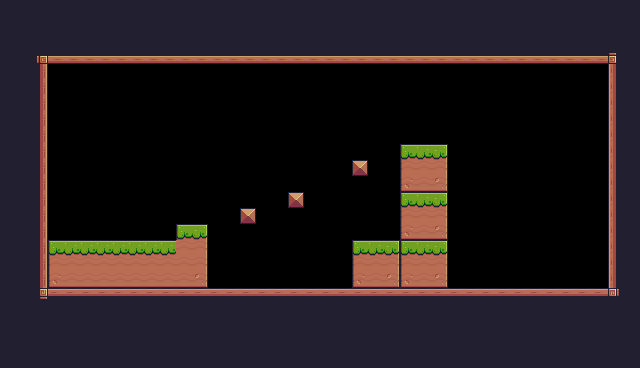

Below is a game level as drawn by its tile map, then a one-line description and the .tmx file that defines it, in full:
An orthogonal 40x23 tile map with 16x16 px tiles, 1 tile layer (Background) and 20 objects (11x Platform, 4x Fruit, Player).

<map version="1.10" tiledversion="1.11.0" orientation="orthogonal" renderorder="right-down" width="40" height="23" tilewidth="16" tileheight="16" infinite="0" nextlayerid="4" nextobjectid="25">
 <tileset firstgid="1" source="Pixel Adventure.tsx" />
 <layer id="1" name="Background" width="40" height="23">
  <data encoding="csv">
24,24,24,24,24,24,24,24,24,24,24,24,24,24,24,24,24,24,24,24,24,24,24,24,24,24,24,24,24,24,24,24,24,24,24,24,24,24,24,24,
24,24,24,24,24,24,24,24,24,24,24,24,24,24,24,24,24,24,24,24,24,24,24,24,24,24,24,24,24,24,24,24,24,24,24,24,24,24,24,24,
24,24,24,112,112,112,112,112,112,112,112,112,112,24,24,24,24,24,24,24,24,24,24,24,24,24,24,24,24,24,24,24,24,24,24,24,24,24,24,24,
24,24,92,134,134,134,134,134,134,134,134,134,134,134,134,134,134,134,134,134,134,134,134,134,134,134,134,134,134,134,134,134,134,134,134,134,134,134,93,24,
24,24,113,0,0,0,0,0,0,0,0,0,0,0,0,0,0,0,0,0,0,0,0,0,0,0,0,0,0,0,0,0,0,0,0,0,0,0,111,24,
24,24,113,0,0,0,0,0,0,0,0,0,0,0,0,0,0,0,0,0,0,0,0,0,0,0,0,0,0,0,0,0,0,0,0,0,0,0,111,24,
24,24,113,0,0,0,0,0,0,0,0,0,0,0,0,0,0,0,0,0,0,0,0,0,0,0,0,0,0,0,0,0,0,0,0,0,0,0,111,24,
24,24,113,0,0,0,0,0,0,0,0,0,0,0,0,0,0,0,0,0,0,0,0,0,0,0,0,0,0,0,0,0,0,0,0,0,0,0,111,24,
24,24,113,0,0,0,0,0,0,0,0,0,0,0,0,0,0,0,0,0,0,0,0,0,0,0,0,0,0,0,0,0,0,0,0,0,0,0,111,24,
24,24,113,0,0,0,0,0,0,0,0,0,0,0,136,0,0,0,0,0,0,0,0,0,0,7,8,9,0,0,0,0,0,0,0,0,0,0,111,24,
24,24,113,0,0,0,0,0,0,0,0,0,0,0,0,0,0,0,0,0,0,0,35,0,0,29,30,31,0,0,0,0,0,0,0,0,0,0,111,24,
24,24,113,0,0,0,0,0,0,0,0,0,0,0,0,0,0,0,0,0,0,0,0,0,0,51,52,53,0,0,0,0,0,0,0,0,0,0,111,24,
24,24,113,0,0,0,0,0,0,0,0,0,0,0,0,0,0,0,35,0,0,0,0,0,0,7,8,9,0,0,0,0,0,0,0,0,0,0,111,24,
24,24,113,0,0,0,0,0,0,0,0,0,0,0,0,35,0,0,0,0,0,0,0,0,0,29,30,31,0,0,0,0,0,0,0,0,0,0,111,24,
24,24,113,0,0,0,0,0,0,0,0,7,9,0,0,0,0,0,0,0,0,0,0,0,0,51,52,53,0,0,0,0,0,0,0,0,0,0,111,24,
24,24,113,7,8,8,8,8,8,8,8,30,31,0,0,0,0,0,0,0,0,0,7,8,9,7,8,9,0,0,0,0,0,0,0,0,0,0,111,24,
24,24,113,29,30,30,30,30,30,30,30,30,31,0,0,0,0,0,0,0,0,0,29,30,31,29,30,31,0,0,0,0,0,0,0,0,0,0,111,24,
24,24,113,51,52,52,52,52,52,52,52,52,53,0,0,0,0,0,0,0,0,0,51,52,53,51,52,53,0,0,0,0,0,0,0,0,0,0,111,24,
24,24,114,90,90,90,90,90,90,90,90,90,90,90,90,90,90,90,90,90,90,90,90,90,90,90,90,90,90,90,90,90,90,90,90,90,90,90,115,24,
24,24,24,24,24,24,24,24,24,24,24,24,24,24,24,24,24,24,24,24,24,24,24,24,24,24,24,24,24,24,24,24,24,24,24,24,24,24,24,24,
24,24,24,24,24,24,24,24,24,24,24,24,24,24,24,24,24,24,24,24,24,24,24,24,24,24,24,24,24,24,24,24,24,24,24,24,24,24,24,24,
24,24,24,24,24,24,24,24,24,24,24,24,24,24,24,24,24,24,24,24,24,24,24,24,24,24,24,24,24,24,24,24,24,24,24,24,24,24,24,24,
24,24,24,24,24,24,24,24,24,24,24,24,24,24,24,24,24,24,24,24,24,24,24,24,24,24,24,24,24,24,24,24,24,24,24,24,24,24,24,24
</data>
 </layer>
 <objectgroup id="2" name="SpawnPoints">
  <object id="1" name="Player" type="Player" x="48" y="208" width="31.1314" height="30.7163" />
  <object id="19" name="Apple" type="Fruit" x="176" y="192" width="32" height="32" />
  <object id="20" name="Apple" type="Fruit" x="400" y="112" width="32" height="32" />
  <object id="21" name="Cherries" type="Fruit" x="368" y="208" width="32" height="32" />
  <object id="22" name="Cherries" type="Fruit" x="288" y="160" width="32" height="32" />
 </objectgroup>
 <objectgroup id="3" name="Collisions">
  <object id="4" type="Platform" x="240" y="208" width="16" height="16" />
  <object id="5" type="Platform" x="48" y="240" width="160" height="16" />
  <object id="7" type="Platform" x="240" y="208" width="16" height="16" />
  <object id="8" type="Platform" x="288" y="192" width="16" height="16" />
  <object id="9" type="Platform" x="352" y="160" width="16" height="16" />
  <object id="10" type="Platform" x="400" y="240" width="48" height="48" />
  <object id="11" type="Platform" x="352" y="240" width="48" height="48" />
  <object id="12" x="48" y="288" width="560" height="16" />
  <object id="13" x="32" y="64" width="16" height="224" />
  <object id="14" x="608" y="64" width="16" height="224" />
  <object id="15" x="48" y="48" width="560" height="16" />
  <object id="17" type="Platform" x="400" y="192" width="48" height="48" />
  <object id="18" type="Platform" x="400" y="144" width="48" height="48" />
  <object id="23" type="Platform" x="48" y="256" width="160" height="32" />
  <object id="24" type="Platform" x="176" y="224" width="32" height="16" />
 </objectgroup>
</map>
